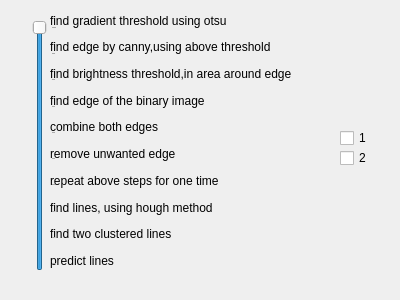
<?xml version="1.0" encoding="UTF-8"?>
<ui version="4.0">
 <class>testparamset</class>
 <widget class="QDialog" name="testparamset">
  <property name="geometry">
   <rect>
    <x>0</x>
    <y>0</y>
    <width>400</width>
    <height>300</height>
   </rect>
  </property>
  <property name="windowTitle">
   <string>test</string>
  </property>
  <widget class="QSlider" name="verticalSlider">
   <property name="geometry">
    <rect>
     <x>30</x>
     <y>20</y>
     <width>27</width>
     <height>251</height>
    </rect>
   </property>
   <property name="maximum">
    <number>9</number>
   </property>
   <property name="pageStep">
    <number>1</number>
   </property>
   <property name="sliderPosition">
    <number>9</number>
   </property>
   <property name="orientation">
    <enum>Qt::Vertical</enum>
   </property>
   <property name="tickPosition">
    <enum>QSlider::TicksBelow</enum>
   </property>
   <property name="tickInterval">
    <number>1</number>
   </property>
  </widget>
  <widget class="QCheckBox" name="do1">
   <property name="geometry">
    <rect>
     <x>340</x>
     <y>130</y>
     <width>31</width>
     <height>16</height>
    </rect>
   </property>
   <property name="text">
    <string>1</string>
   </property>
   <property name="checked">
    <bool>false</bool>
   </property>
  </widget>
  <widget class="QCheckBox" name="do2">
   <property name="geometry">
    <rect>
     <x>340</x>
     <y>150</y>
     <width>31</width>
     <height>16</height>
    </rect>
   </property>
   <property name="text">
    <string>2</string>
   </property>
  </widget>
  <widget class="QWidget" name="">
   <property name="geometry">
    <rect>
     <x>50</x>
     <y>10</y>
     <width>272</width>
     <height>261</height>
    </rect>
   </property>
   <layout class="QVBoxLayout" name="verticalLayout">
    <item>
     <widget class="QLabel" name="label">
      <property name="text">
       <string>find gradient threshold using otsu</string>
      </property>
     </widget>
    </item>
    <item>
     <widget class="QLabel" name="label_2">
      <property name="text">
       <string>find edge by canny,using above threshold</string>
      </property>
     </widget>
    </item>
    <item>
     <widget class="QLabel" name="label_3">
      <property name="text">
       <string>find brightness threshold,in area around edge</string>
      </property>
     </widget>
    </item>
    <item>
     <widget class="QLabel" name="label_5">
      <property name="text">
       <string>find edge of the binary image</string>
      </property>
     </widget>
    </item>
    <item>
     <widget class="QLabel" name="label_6">
      <property name="text">
       <string>combine both edges</string>
      </property>
     </widget>
    </item>
    <item>
     <widget class="QLabel" name="label_7">
      <property name="text">
       <string>remove unwanted edge</string>
      </property>
     </widget>
    </item>
    <item>
     <widget class="QLabel" name="label_8">
      <property name="text">
       <string>repeat above steps for one time</string>
      </property>
     </widget>
    </item>
    <item>
     <widget class="QLabel" name="label_9">
      <property name="text">
       <string>find lines, using hough method</string>
      </property>
     </widget>
    </item>
    <item>
     <widget class="QLabel" name="label_4">
      <property name="text">
       <string>find two clustered lines</string>
      </property>
     </widget>
    </item>
    <item>
     <widget class="QLabel" name="label_10">
      <property name="text">
       <string>predict lines</string>
      </property>
     </widget>
    </item>
   </layout>
  </widget>
  <zorder>verticalSlider</zorder>
  <zorder>label</zorder>
  <zorder>label_2</zorder>
  <zorder>label_3</zorder>
  <zorder>label_4</zorder>
  <zorder>label_5</zorder>
  <zorder>label_6</zorder>
  <zorder>label_7</zorder>
  <zorder>label_8</zorder>
  <zorder>label_9</zorder>
  <zorder>label_10</zorder>
  <zorder>label</zorder>
  <zorder>do1</zorder>
  <zorder>do2</zorder>
 </widget>
 <resources/>
 <connections/>
</ui>
